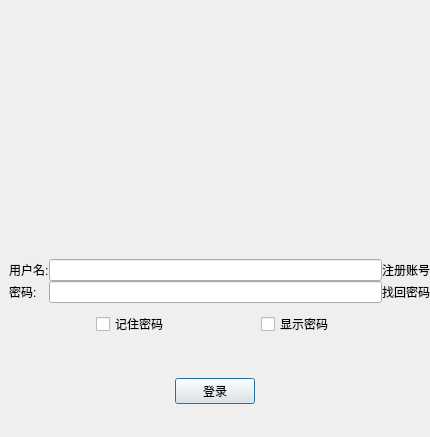
<?xml version="1.0" encoding="UTF-8"?>
<ui version="4.0">
 <class>login</class>
 <widget class="QDialog" name="login">
  <property name="geometry">
   <rect>
    <x>0</x>
    <y>0</y>
    <width>430</width>
    <height>437</height>
   </rect>
  </property>
  <property name="windowTitle">
   <string>Dialog</string>
  </property>
  <layout class="QGridLayout" name="gridLayout_2">
   <property name="leftMargin">
    <number>0</number>
   </property>
   <property name="topMargin">
    <number>0</number>
   </property>
   <property name="rightMargin">
    <number>0</number>
   </property>
   <property name="bottomMargin">
    <number>0</number>
   </property>
   <property name="spacing">
    <number>0</number>
   </property>
   <item row="0" column="0">
    <widget class="QLabel" name="loginlabel">
     <property name="minimumSize">
      <size>
       <width>0</width>
       <height>250</height>
      </size>
     </property>
     <property name="styleSheet">
      <string notr="true">border-image: url(:/image/charts.jpg);</string>
     </property>
     <property name="text">
      <string/>
     </property>
     <property name="textFormat">
      <enum>Qt::AutoText</enum>
     </property>
     <property name="scaledContents">
      <bool>false</bool>
     </property>
     <property name="alignment">
      <set>Qt::AlignJustify|Qt::AlignVCenter</set>
     </property>
     <property name="wordWrap">
      <bool>false</bool>
     </property>
     <property name="margin">
      <number>7</number>
     </property>
    </widget>
   </item>
   <item row="1" column="0">
    <widget class="QWidget" name="widget" native="true">
     <property name="sizePolicy">
      <sizepolicy hsizetype="Preferred" vsizetype="Fixed">
       <horstretch>0</horstretch>
       <verstretch>0</verstretch>
      </sizepolicy>
     </property>
     <layout class="QGridLayout" name="gridLayout">
      <property name="rightMargin">
       <number>0</number>
      </property>
      <property name="bottomMargin">
       <number>0</number>
      </property>
      <property name="spacing">
       <number>0</number>
      </property>
      <item row="1" column="1">
       <widget class="QLineEdit" name="passwd">
        <property name="echoMode">
         <enum>QLineEdit::Password</enum>
        </property>
       </widget>
      </item>
      <item row="1" column="2">
       <widget class="QLabel" name="label_4">
        <property name="text">
         <string>找回密码</string>
        </property>
        <property name="margin">
         <number>10</number>
        </property>
       </widget>
      </item>
      <item row="1" column="0">
       <widget class="QLabel" name="label_2">
        <property name="text">
         <string>密码:</string>
        </property>
       </widget>
      </item>
      <item row="0" column="1">
       <widget class="QLineEdit" name="username"/>
      </item>
      <item row="0" column="0">
       <widget class="QLabel" name="label">
        <property name="text">
         <string>用户名:</string>
        </property>
       </widget>
      </item>
      <item row="0" column="2">
       <widget class="QLabel" name="label_3">
        <property name="text">
         <string>注册账号</string>
        </property>
        <property name="margin">
         <number>10</number>
        </property>
       </widget>
      </item>
     </layout>
    </widget>
   </item>
   <item row="2" column="0">
    <widget class="QWidget" name="widget_2" native="true">
     <property name="sizePolicy">
      <sizepolicy hsizetype="Preferred" vsizetype="Fixed">
       <horstretch>0</horstretch>
       <verstretch>0</verstretch>
      </sizepolicy>
     </property>
     <layout class="QHBoxLayout" name="horizontalLayout">
      <item>
       <spacer name="horizontalSpacer_2">
        <property name="orientation">
         <enum>Qt::Horizontal</enum>
        </property>
        <property name="sizeHint" stdset="0">
         <size>
          <width>112</width>
          <height>20</height>
         </size>
        </property>
       </spacer>
      </item>
      <item>
       <widget class="QCheckBox" name="checkBox">
        <property name="text">
         <string>记住密码</string>
        </property>
       </widget>
      </item>
      <item>
       <spacer name="horizontalSpacer_3">
        <property name="orientation">
         <enum>Qt::Horizontal</enum>
        </property>
        <property name="sizeHint" stdset="0">
         <size>
          <width>111</width>
          <height>20</height>
         </size>
        </property>
       </spacer>
      </item>
      <item>
       <widget class="QCheckBox" name="checkBox_2">
        <property name="text">
         <string>显示密码</string>
        </property>
       </widget>
      </item>
      <item>
       <spacer name="horizontalSpacer">
        <property name="orientation">
         <enum>Qt::Horizontal</enum>
        </property>
        <property name="sizeHint" stdset="0">
         <size>
          <width>112</width>
          <height>20</height>
         </size>
        </property>
       </spacer>
      </item>
     </layout>
    </widget>
   </item>
   <item row="3" column="0">
    <widget class="QWidget" name="widget_3" native="true">
     <layout class="QHBoxLayout" name="horizontalLayout_2">
      <property name="spacing">
       <number>0</number>
      </property>
      <property name="leftMargin">
       <number>0</number>
      </property>
      <property name="topMargin">
       <number>0</number>
      </property>
      <property name="rightMargin">
       <number>0</number>
      </property>
      <property name="bottomMargin">
       <number>0</number>
      </property>
      <item>
       <spacer name="horizontalSpacer_4">
        <property name="orientation">
         <enum>Qt::Horizontal</enum>
        </property>
        <property name="sizeHint" stdset="0">
         <size>
          <width>166</width>
          <height>20</height>
         </size>
        </property>
       </spacer>
      </item>
      <item>
       <widget class="QPushButton" name="loginbtn">
        <property name="sizePolicy">
         <sizepolicy hsizetype="Fixed" vsizetype="Fixed">
          <horstretch>0</horstretch>
          <verstretch>0</verstretch>
         </sizepolicy>
        </property>
        <property name="text">
         <string>登录</string>
        </property>
       </widget>
      </item>
      <item>
       <spacer name="horizontalSpacer_5">
        <property name="orientation">
         <enum>Qt::Horizontal</enum>
        </property>
        <property name="sizeHint" stdset="0">
         <size>
          <width>166</width>
          <height>20</height>
         </size>
        </property>
       </spacer>
      </item>
     </layout>
    </widget>
   </item>
  </layout>
  <zorder>loginlabel</zorder>
  <zorder>layoutWidget</zorder>
  <zorder>widget_3</zorder>
 </widget>
 <resources/>
 <connections/>
</ui>
